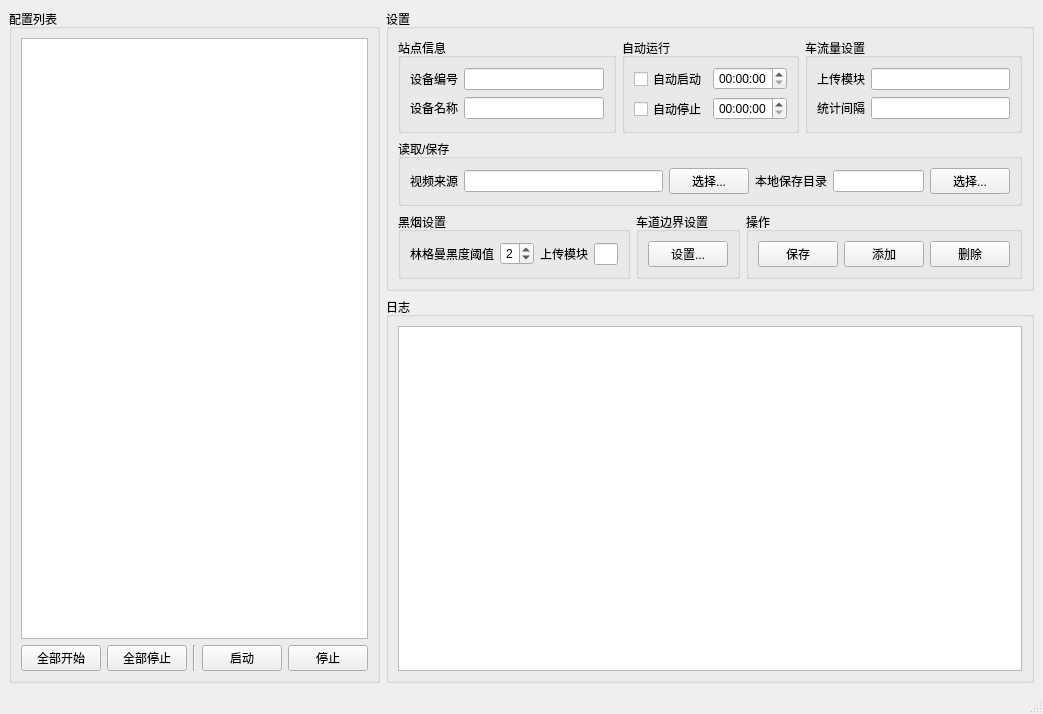
<?xml version="1.0" encoding="UTF-8"?>
<ui version="4.0">
 <class>MainWindow</class>
 <widget class="QMainWindow" name="MainWindow">
  <property name="geometry">
   <rect>
    <x>0</x>
    <y>0</y>
    <width>1043</width>
    <height>714</height>
   </rect>
  </property>
  <property name="minimumSize">
   <size>
    <width>1043</width>
    <height>714</height>
   </size>
  </property>
  <property name="windowTitle">
   <string>MainWindow</string>
  </property>
  <widget class="QWidget" name="centralwidget">
   <property name="sizePolicy">
    <sizepolicy hsizetype="Preferred" vsizetype="Preferred">
     <horstretch>0</horstretch>
     <verstretch>0</verstretch>
    </sizepolicy>
   </property>
   <property name="minimumSize">
    <size>
     <width>0</width>
     <height>0</height>
    </size>
   </property>
   <property name="layoutDirection">
    <enum>Qt::LeftToRight</enum>
   </property>
   <layout class="QHBoxLayout" name="horizontalLayout_11" stretch="1,2">
    <item>
     <widget class="QGroupBox" name="groupBox">
      <property name="sizePolicy">
       <sizepolicy hsizetype="Preferred" vsizetype="Preferred">
        <horstretch>0</horstretch>
        <verstretch>0</verstretch>
       </sizepolicy>
      </property>
      <property name="title">
       <string>配置列表</string>
      </property>
      <layout class="QVBoxLayout" name="verticalLayout">
       <item>
        <widget class="QTableView" name="tv_cfg">
         <property name="editTriggers">
          <set>QAbstractItemView::NoEditTriggers</set>
         </property>
         <property name="alternatingRowColors">
          <bool>true</bool>
         </property>
         <property name="selectionMode">
          <enum>QAbstractItemView::SingleSelection</enum>
         </property>
         <property name="selectionBehavior">
          <enum>QAbstractItemView::SelectRows</enum>
         </property>
        </widget>
       </item>
       <item>
        <layout class="QHBoxLayout" name="horizontalLayout">
         <item>
          <widget class="QPushButton" name="btn_start_all">
           <property name="text">
            <string>全部开始</string>
           </property>
          </widget>
         </item>
         <item>
          <widget class="QPushButton" name="btn_stop_all">
           <property name="text">
            <string>全部停止</string>
           </property>
          </widget>
         </item>
         <item>
          <widget class="Line" name="line_5">
           <property name="orientation">
            <enum>Qt::Vertical</enum>
           </property>
          </widget>
         </item>
         <item>
          <widget class="QPushButton" name="btn_start">
           <property name="text">
            <string>启动</string>
           </property>
          </widget>
         </item>
         <item>
          <widget class="QPushButton" name="btn_stop">
           <property name="text">
            <string>停止</string>
           </property>
          </widget>
         </item>
        </layout>
       </item>
      </layout>
     </widget>
    </item>
    <item>
     <layout class="QVBoxLayout" name="verticalLayout_9" stretch="1,10">
      <item>
       <widget class="QGroupBox" name="groupBox_3">
        <property name="sizePolicy">
         <sizepolicy hsizetype="Preferred" vsizetype="Preferred">
          <horstretch>2</horstretch>
          <verstretch>1</verstretch>
         </sizepolicy>
        </property>
        <property name="title">
         <string>设置</string>
        </property>
        <layout class="QVBoxLayout" name="verticalLayout_6">
         <item>
          <layout class="QHBoxLayout" name="horizontalLayout_15">
           <item>
            <widget class="QGroupBox" name="groupBox">
             <property name="title">
              <string>站点信息</string>
             </property>
             <layout class="QVBoxLayout" name="verticalLayout_3">
              <item>
               <layout class="QHBoxLayout" name="horizontalLayout_3">
                <item>
                 <widget class="QLabel" name="label">
                  <property name="text">
                   <string>设备编号</string>
                  </property>
                 </widget>
                </item>
                <item>
                 <widget class="QLineEdit" name="edit_id"/>
                </item>
               </layout>
              </item>
              <item>
               <layout class="QHBoxLayout" name="horizontalLayout_5">
                <item>
                 <widget class="QLabel" name="label_2">
                  <property name="text">
                   <string>设备名称</string>
                  </property>
                 </widget>
                </item>
                <item>
                 <widget class="QLineEdit" name="edit_name"/>
                </item>
               </layout>
              </item>
             </layout>
            </widget>
           </item>
           <item>
            <widget class="QGroupBox" name="groupBox">
             <property name="title">
              <string>自动运行</string>
             </property>
             <layout class="QVBoxLayout" name="verticalLayout_4">
              <item>
               <layout class="QHBoxLayout" name="horizontalLayout_12">
                <item>
                 <widget class="QCheckBox" name="cb_start">
                  <property name="text">
                   <string>自动启动</string>
                  </property>
                 </widget>
                </item>
                <item>
                 <widget class="QTimeEdit" name="tedit_start">
                  <property name="alignment">
                   <set>Qt::AlignCenter</set>
                  </property>
                 </widget>
                </item>
               </layout>
              </item>
              <item>
               <layout class="QHBoxLayout" name="horizontalLayout_13">
                <item>
                 <widget class="QCheckBox" name="cb_stop">
                  <property name="text">
                   <string>自动停止</string>
                  </property>
                 </widget>
                </item>
                <item>
                 <widget class="QTimeEdit" name="tedit_stop">
                  <property name="alignment">
                   <set>Qt::AlignCenter</set>
                  </property>
                 </widget>
                </item>
               </layout>
              </item>
             </layout>
            </widget>
           </item>
           <item>
            <widget class="QGroupBox" name="groupBox">
             <property name="title">
              <string>车流量设置</string>
             </property>
             <layout class="QVBoxLayout" name="verticalLayout_5">
              <item>
               <layout class="QHBoxLayout" name="horizontalLayout_10">
                <item>
                 <widget class="QLabel" name="label_3">
                  <property name="text">
                   <string>上传模块</string>
                  </property>
                 </widget>
                </item>
                <item>
                 <widget class="QLineEdit" name="edit_statistics_func"/>
                </item>
               </layout>
              </item>
              <item>
               <layout class="QHBoxLayout" name="horizontalLayout_9" stretch="0,0">
                <item>
                 <widget class="QLabel" name="label_9">
                  <property name="sizePolicy">
                   <sizepolicy hsizetype="Minimum" vsizetype="Preferred">
                    <horstretch>0</horstretch>
                    <verstretch>0</verstretch>
                   </sizepolicy>
                  </property>
                  <property name="maximumSize">
                   <size>
                    <width>16777215</width>
                    <height>16777215</height>
                   </size>
                  </property>
                  <property name="text">
                   <string>统计间隔</string>
                  </property>
                 </widget>
                </item>
                <item>
                 <widget class="QLineEdit" name="edit_staits_interval"/>
                </item>
               </layout>
              </item>
             </layout>
            </widget>
           </item>
          </layout>
         </item>
         <item>
          <layout class="QVBoxLayout" name="verticalLayout_10">
           <item>
            <widget class="QGroupBox" name="groupBox">
             <property name="title">
              <string>读取/保存</string>
             </property>
             <layout class="QHBoxLayout" name="horizontalLayout_16" stretch="4,3">
              <item>
               <layout class="QHBoxLayout" name="horizontalLayout_4">
                <item>
                 <widget class="QLabel" name="label_5">
                  <property name="text">
                   <string>视频来源</string>
                  </property>
                 </widget>
                </item>
                <item>
                 <widget class="QLineEdit" name="edit_video"/>
                </item>
                <item>
                 <widget class="QPushButton" name="btn_video">
                  <property name="text">
                   <string>选择...</string>
                  </property>
                 </widget>
                </item>
               </layout>
              </item>
              <item>
               <layout class="QHBoxLayout" name="horizontalLayout_17">
                <item>
                 <widget class="QLabel" name="label_12">
                  <property name="text">
                   <string>本地保存目录</string>
                  </property>
                 </widget>
                </item>
                <item>
                 <widget class="QLineEdit" name="edit_save"/>
                </item>
                <item>
                 <widget class="QPushButton" name="btn_save">
                  <property name="text">
                   <string>选择...</string>
                  </property>
                 </widget>
                </item>
               </layout>
              </item>
             </layout>
            </widget>
           </item>
          </layout>
         </item>
         <item>
          <layout class="QHBoxLayout" name="horizontalLayout_14">
           <item>
            <widget class="QGroupBox" name="groupBox">
             <property name="title">
              <string>黑烟设置</string>
             </property>
             <layout class="QHBoxLayout" name="horizontalLayout_18">
              <item>
               <layout class="QHBoxLayout" name="horizontalLayout_6">
                <item>
                 <widget class="QLabel" name="label_4">
                  <property name="sizePolicy">
                   <sizepolicy hsizetype="Fixed" vsizetype="Preferred">
                    <horstretch>0</horstretch>
                    <verstretch>0</verstretch>
                   </sizepolicy>
                  </property>
                  <property name="frameShape">
                   <enum>QFrame::NoFrame</enum>
                  </property>
                  <property name="text">
                   <string>林格曼黑度阈值</string>
                  </property>
                 </widget>
                </item>
                <item>
                 <widget class="QSpinBox" name="spin_ringelmann">
                  <property name="alignment">
                   <set>Qt::AlignCenter</set>
                  </property>
                  <property name="maximum">
                   <number>5</number>
                  </property>
                  <property name="value">
                   <number>2</number>
                  </property>
                 </widget>
                </item>
               </layout>
              </item>
              <item>
               <layout class="QHBoxLayout" name="horizontalLayout_7">
                <item>
                 <widget class="QLabel" name="label_11">
                  <property name="text">
                   <string>上传模块</string>
                  </property>
                 </widget>
                </item>
                <item>
                 <widget class="QLineEdit" name="edit_func"/>
                </item>
               </layout>
              </item>
             </layout>
            </widget>
           </item>
           <item>
            <widget class="QGroupBox" name="groupBox">
             <property name="title">
              <string>车道边界设置</string>
             </property>
             <layout class="QHBoxLayout" name="horizontalLayout_8">
              <item>
               <widget class="QPushButton" name="btn_border">
                <property name="text">
                 <string>设置...</string>
                </property>
               </widget>
              </item>
             </layout>
            </widget>
           </item>
           <item>
            <widget class="QGroupBox" name="groupBox">
             <property name="title">
              <string>操作</string>
             </property>
             <layout class="QHBoxLayout" name="horizontalLayout_2">
              <item>
               <widget class="QPushButton" name="btn_update">
                <property name="text">
                 <string>保存</string>
                </property>
               </widget>
              </item>
              <item>
               <widget class="QPushButton" name="btn_add">
                <property name="text">
                 <string>添加</string>
                </property>
               </widget>
              </item>
              <item>
               <widget class="QPushButton" name="btn_delete">
                <property name="text">
                 <string>删除</string>
                </property>
               </widget>
              </item>
             </layout>
            </widget>
           </item>
          </layout>
         </item>
        </layout>
       </widget>
      </item>
      <item>
       <widget class="QGroupBox" name="groupBox_2">
        <property name="sizePolicy">
         <sizepolicy hsizetype="Preferred" vsizetype="Preferred">
          <horstretch>2</horstretch>
          <verstretch>3</verstretch>
         </sizepolicy>
        </property>
        <property name="title">
         <string>日志</string>
        </property>
        <layout class="QVBoxLayout" name="verticalLayout_2">
         <item>
          <widget class="QTextBrowser" name="text_log"/>
         </item>
        </layout>
       </widget>
      </item>
     </layout>
    </item>
   </layout>
  </widget>
  <widget class="QMenuBar" name="menubar">
   <property name="geometry">
    <rect>
     <x>0</x>
     <y>0</y>
     <width>1043</width>
     <height>23</height>
    </rect>
   </property>
  </widget>
  <widget class="QStatusBar" name="statusBar"/>
 </widget>
 <resources/>
 <connections/>
</ui>
